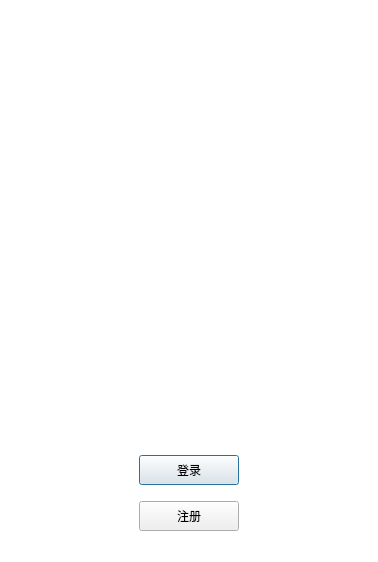
<?xml version="1.0" encoding="UTF-8"?>
<ui version="4.0">
 <class>LoginDialog</class>
 <widget class="QDialog" name="LoginDialog">
  <property name="geometry">
   <rect>
    <x>0</x>
    <y>0</y>
    <width>378</width>
    <height>562</height>
   </rect>
  </property>
  <property name="windowTitle">
   <string>Dialog</string>
  </property>
  <property name="styleSheet">
   <string notr="true">#LoginDialog{
background-color:rgb(255,255,255)
}
</string>
  </property>
  <layout class="QVBoxLayout" name="verticalLayout">
   <item>
    <layout class="QVBoxLayout" name="verticalLayout_2">
     <property name="leftMargin">
      <number>15</number>
     </property>
     <property name="topMargin">
      <number>15</number>
     </property>
     <property name="rightMargin">
      <number>15</number>
     </property>
     <property name="bottomMargin">
      <number>15</number>
     </property>
     <item>
      <spacer name="verticalSpacer">
       <property name="orientation">
        <enum>Qt::Vertical</enum>
       </property>
       <property name="sizeType">
        <enum>QSizePolicy::Fixed</enum>
       </property>
       <property name="sizeHint" stdset="0">
        <size>
         <width>20</width>
         <height>40</height>
        </size>
       </property>
      </spacer>
     </item>
     <item>
      <widget class="QWidget" name="widget" native="true">
       <property name="minimumSize">
        <size>
         <width>200</width>
         <height>200</height>
        </size>
       </property>
       <layout class="QGridLayout" name="gridLayout_3">
        <item row="1" column="0">
         <widget class="QLabel" name="label">
          <property name="minimumSize">
           <size>
            <width>200</width>
            <height>200</height>
           </size>
          </property>
          <property name="maximumSize">
           <size>
            <width>200</width>
            <height>200</height>
           </size>
          </property>
          <property name="text">
           <string/>
          </property>
          <property name="pixmap">
           <pixmap resource="rc.qrc">:/res/ice.png</pixmap>
          </property>
          <property name="scaledContents">
           <bool>true</bool>
          </property>
          <property name="alignment">
           <set>Qt::AlignCenter</set>
          </property>
         </widget>
        </item>
       </layout>
      </widget>
     </item>
     <item>
      <spacer name="verticalSpacer_2">
       <property name="orientation">
        <enum>Qt::Vertical</enum>
       </property>
       <property name="sizeHint" stdset="0">
        <size>
         <width>20</width>
         <height>40</height>
        </size>
       </property>
      </spacer>
     </item>
     <item>
      <layout class="QHBoxLayout" name="horizontalLayout">
       <property name="leftMargin">
        <number>5</number>
       </property>
       <property name="topMargin">
        <number>5</number>
       </property>
       <property name="rightMargin">
        <number>5</number>
       </property>
       <property name="bottomMargin">
        <number>5</number>
       </property>
       <item>
        <spacer name="horizontalSpacer_3">
         <property name="orientation">
          <enum>Qt::Horizontal</enum>
         </property>
         <property name="sizeHint" stdset="0">
          <size>
           <width>40</width>
           <height>20</height>
          </size>
         </property>
        </spacer>
       </item>
       <item>
        <widget class="QPushButton" name="pushButton_2">
         <property name="minimumSize">
          <size>
           <width>100</width>
           <height>30</height>
          </size>
         </property>
         <property name="text">
          <string>登录</string>
         </property>
        </widget>
       </item>
       <item>
        <spacer name="horizontalSpacer_4">
         <property name="orientation">
          <enum>Qt::Horizontal</enum>
         </property>
         <property name="sizeHint" stdset="0">
          <size>
           <width>40</width>
           <height>20</height>
          </size>
         </property>
        </spacer>
       </item>
      </layout>
     </item>
     <item>
      <layout class="QHBoxLayout" name="horizontalLayout_2">
       <property name="leftMargin">
        <number>5</number>
       </property>
       <property name="topMargin">
        <number>5</number>
       </property>
       <property name="rightMargin">
        <number>5</number>
       </property>
       <property name="bottomMargin">
        <number>5</number>
       </property>
       <item>
        <spacer name="horizontalSpacer_5">
         <property name="orientation">
          <enum>Qt::Horizontal</enum>
         </property>
         <property name="sizeHint" stdset="0">
          <size>
           <width>40</width>
           <height>20</height>
          </size>
         </property>
        </spacer>
       </item>
       <item>
        <widget class="QPushButton" name="pushButton_3">
         <property name="minimumSize">
          <size>
           <width>100</width>
           <height>30</height>
          </size>
         </property>
         <property name="text">
          <string>注册</string>
         </property>
        </widget>
       </item>
       <item>
        <spacer name="horizontalSpacer_6">
         <property name="orientation">
          <enum>Qt::Horizontal</enum>
         </property>
         <property name="sizeHint" stdset="0">
          <size>
           <width>40</width>
           <height>20</height>
          </size>
         </property>
        </spacer>
       </item>
      </layout>
     </item>
    </layout>
   </item>
  </layout>
 </widget>
 <resources>
  <include location="rc.qrc"/>
 </resources>
 <connections/>
</ui>
